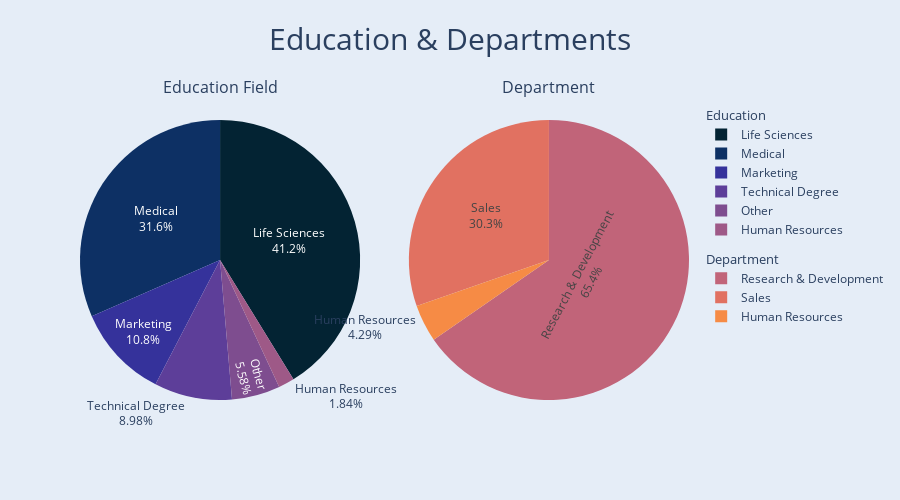

The notebook cell saved with this chart:
### Code cell
palette = cycle(px.colors.sequential.thermal)

fig = sp.make_subplots(
    rows=1, 
    cols=2,
    horizontal_spacing=0.08,
    subplot_titles=["Education Field","Department"],
    specs=[[{"type": "pie"}, {"type": "pie"}, ]],
    vertical_spacing = 0.1
)


EducationField_counts = employee_data.EducationField.value_counts()

Education = go.Pie(
    labels=EducationField_counts.index,
    values=EducationField_counts,
    name="Father",
    textinfo='percent+label',
    hoverinfo="label+value+percent",
    marker_colors=[next(palette) for i in range(len(EducationField_counts))],
    legendgroup="Education",
    legendgrouptitle_text="Education",
)

Department_counts = employee_data.Department.value_counts()

Department = go.Pie(
    labels=Department_counts.index,
    values=Department_counts,
    name="Mother",
    textinfo='percent+label',
    hoverinfo="label+value+percent",
    marker_colors=[next(palette) for i in range(len(Department_counts))],
    legendgroup="Department",
    legendgrouptitle_text="Department",
)

fig.add_trace(Education, row=1, col=1)
fig.update_xaxes(title_text="Father", row=1, col=1)
fig.update_yaxes(title_text="Count", row=1, col=1)

fig.add_trace(Department, row=1, col=2)
fig.update_xaxes(title_text="Department", row=1, col=2)
fig.update_yaxes(title_text="Count", row=1, col=2)


fig.update_layout(
    template="plotly",
    height=500,
)

fig.update(
    layout_title_text="Education & Departments",
    layout_title_font_size=30,
    layout_title_x=0.5,
    layout_paper_bgcolor='rgb(229, 237, 247)',
    layout_plot_bgcolor='rgb(229, 237, 247)',
)

fig.show()

### Figure 1 — Plotly figure (JSON) as saved in the notebook; plotly's stock layout.template omitted (floating-point values rounded to 4 significant figures)
{"data": [{"domain": {"x": [0, 0.46], "y": [0, 1]}, "hoverinfo": "label+value+percent", "labels": ["Life Sciences", "Medical", "Marketing", "Technical Degree", "Other", "Human Resources"], "legendgroup": "Education", "legendgrouptitle": {"text": "Education"}, "marker": {"colors": ["rgb(3, 35, 51)", "rgb(13, 48, 100)", "rgb(53, 50, 155)", "rgb(93, 62, 153)", "rgb(126, 77, 143)", "rgb(158, 89, 135)"]}, "name": "Father", "textinfo": "percent+label", "type": "pie", "values": [606, 464, 159, 132, 82, 27]}, {"domain": {"x": [0.54, 1], "y": [0, 1]}, "hoverinfo": "label+value+percent", "labels": ["Research & Development", "Sales", "Human Resources"], "legendgroup": "Department", "legendgrouptitle": {"text": "Department"}, "marker": {"colors": ["rgb(193, 100, 121)", "rgb(225, 113, 97)", "rgb(246, 139, 69)"]}, "name": "Mother", "textinfo": "percent+label", "type": "pie", "values": [961, 446, 63]}], "layout": {"annotations": [{"font": {"size": 16}, "showarrow": false, "text": "Education Field", "x": 0.23, "xanchor": "center", "xref": "paper", "y": 1, "yanchor": "bottom", "yref": "paper"}, {"font": {"size": 16}, "showarrow": false, "text": "Department", "x": 0.77, "xanchor": "center", "xref": "paper", "y": 1, "yanchor": "bottom", "yref": "paper"}], "height": 500, "paper_bgcolor": "rgb(229, 237, 247)", "plot_bgcolor": "rgb(229, 237, 247)", "title": {"font": {"size": 30}, "text": "Education & Departments", "x": 0.5}}}
